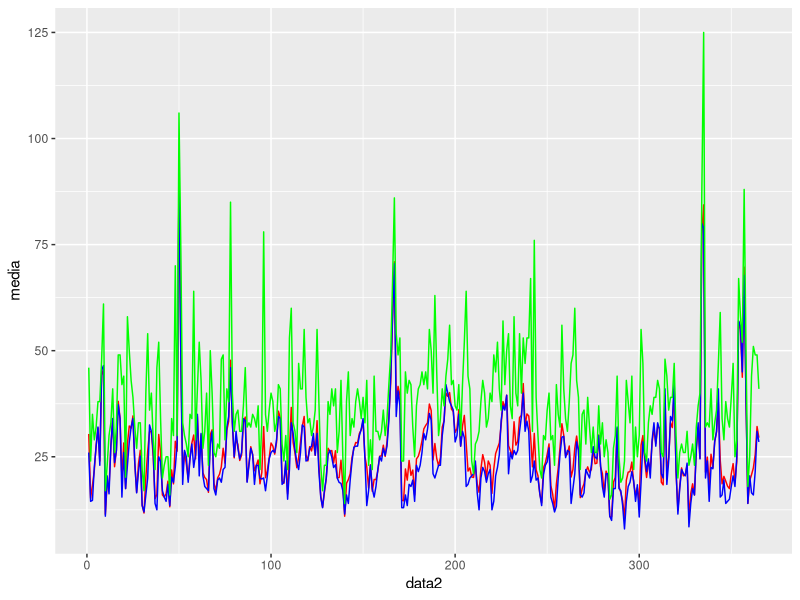
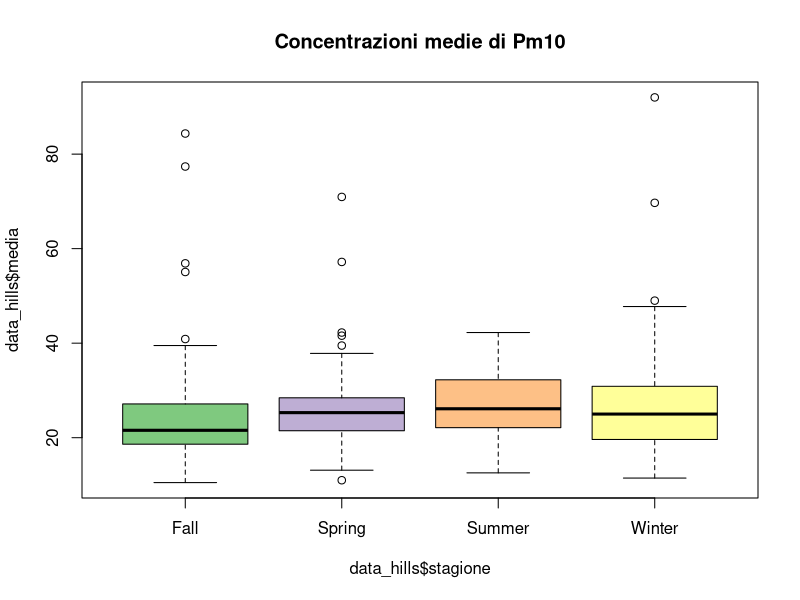
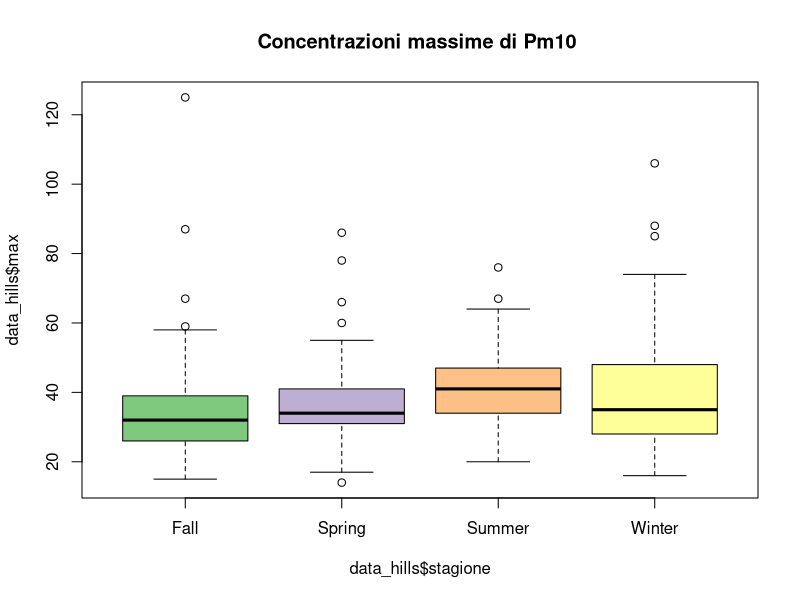

These figures' R source, in order: (Note: this script raises an error after producing the figures.)
## ---- chunk 1
#setto la WD ----
pm10 <- read.csv2("data/pm2010.csv", dec = ".")

#questo è un pacchetto di pacchetti. Contiene molti pacchetti utili :-)

library(tidyr)
#creO variabile per anno, giorno, mese
pm10_a <- separate(pm10, col = "data", into = c("anno","mese","giorno"), sep = "-")

pm10_a$mese2 <- as.numeric(pm10_a$mese)

str(pm10_a)        

pm10_a$mese2


pm10_a$giorno2 <- as.numeric(pm10_a$giorno)
str(pm10_a)
# stagioni: primavera (21-03 / 20-06), estate (21-06/22-09), autunno (23-09 /21-12)
# inverno(22-12/20-03)

#divido in stagioni ----
getSeason <- function(DATES) {
  WS <- as.Date("2010-12-22", format = "%Y-%m-%d") # Winter Solstice
  SE <- as.Date("2010-3-21",  format = "%Y-%m-%d") # Spring Equinox
  SS <- as.Date("2010-6-21",  format = "%Y-%m-%d") # Summer Solstice
  FE <- as.Date("2010-9-23",  format = "%Y-%m-%d") # Fall Equinox
  d <- as.Date(strftime(DATES, format="2010-%m-%d"))
  
  ifelse (d >= WS | d < SE, "Winter",
          ifelse (d >= SE & d < SS, "Spring",
                  ifelse (d >= SS & d < FE, "Summer", "Fall")))
}


k <- getSeason(pm10$data)



pm10_a$Stagione<- k

table(pm10_a$Stagione)


summary(pm10_a)
## ---- chunk 2

data_hills<-(pm10_a[1:10])
data_hills$stagione<-pm10_a$Stagione


## ---- chunk 3
#un modo carino per selezionare i colori
color = grDevices::colors()[grep('gr(a|e)y', grDevices::colors(), invert = T)]

# questo comando crea un oggetto che si chiama color che contiene tutti e 433 i colori base di R escluse le scale di grigio
# poi basta fare col = sample(color, n) all'intero di una funzione che usa come argument col
# dove n è il numero di colori che devi utilizzare

#alternativa se 433 colori sono troppi
library(RColorBrewer)
qual_col_pals = brewer.pal.info[brewer.pal.info$category == 'qual',]
col_vector = unlist(mapply(brewer.pal, qual_col_pals$maxcolors, rownames(qual_col_pals)))
# questa funzione produce un vettore di 74 colori
## ---- chunk 4
library(ggplot2)
pm10$data2 <- seq(1,365,1)


ggplot(pm10, aes(x = data2)) +
  geom_path(aes(y = media), color = "red") +
  geom_path(aes(y = mediana), color = "blue") +
  geom_path(aes(y = max), color = "green")
  

## ---- chunk 5

boxplot(data_hills$media~data_hills$stagione,col=col_vector,main="Concentrazioni medie di Pm10")

boxplot(data_hills$max~data_hills$stagione,col=col_vector, main="Concentrazioni massime di Pm10 ")

plot(data_hills$dv,data_hills$media, main=" Boxplot concentazione Pm10 e direzione del vento",ylab="Concentrazione media di Pm10", col=col_vector)

boxplot(pm10_a$media~pm10_a$mese2,col=col_vector,main="Concentrazioni medie di Pm10 per mese")

## ---- chunk 6
panel.hist <- function(x, ...)
{
  usr <- par("usr"); on.exit(par(usr))
  par(usr = c(usr[1:2], 0, 1.5) )
  h <- hist(x, plot = FALSE)
  breaks <- h$breaks; nB <- length(breaks)
  y <- h$counts; y <- y/max(y)
  rect(breaks[-nB], 0, breaks[-1], y, col = "cyan", ...)
}



panel.cor <- function(x, y, digits = 2, prefix = "", cex.cor, ...)
{
  usr <- par("usr"); on.exit(par(usr))
  par(usr = c(0, 1, 0, 1))
  r <- abs(cor(x, y))
  txt <- format(c(r, 0.123456789), digits = digits)[1]
  txt <- paste0(prefix, txt)
  if(missing(cex.cor)) cex.cor <- 0.8/strwidth(txt)
  text(0.5, 0.5, txt, cex = cex.cor * r)
}
## ---- chunk 7
data_pca <- pm10_a[,c(1:9)]
pairs(data_pca,upper.panel =panel.smooth,lower.panel=panel.cor,diag.panel = panel.hist)
## ---- chunk 8
### PCA ANALYSIS ----
require(ade4)

names(pm10_a)

#estraggo da pm10 solo le variabili numeriche da inserire nella PCA escludendo giorno mese e anno che sono da considerarsi factors
data_pca <- pm10_a[,c(1:9)]

# con nf = 3 gli stò dicendo di tenere tre assi
pcapm <- dudi.pca(data_pca, scannf = FALSE, nf = 3)

#faccio il biplot, cos'è clab.row?
# clab.row serve a gestire la grandezza dei quadratini delle osservazioni
# clab.col invece controlla le variabili
scatter(pcapm, clab.row = 0.5)

#valori dei punteggi per le variabili
pcapm$c1
## ---- chunk 9
#cerchio di correlazione, i punteggi delle varibili sono plottati su una circonferenza di raggio unitario
par(mfrow = c(2,2))
s.corcircle(pcapm$c1, xax = 1, yax = 2) #plotto prima e seconda
s.corcircle(pcapm$c1, xax = 1, yax = 3) #plotto prima e terza
s.corcircle(pcapm$c1, xax = 2, yax = 3) #plotto seconda e terza
## ---- chunk 10
#calcolo gli autovalori
pcapm$eig / sum(pcapm$eig) 

#calcolo la somma cumilata degli autovalori
cumsum(pcapm$eig / sum(pcapm$eig)) # con i primi tre assi spiego circa il 70% che non è male
## ---- chunk 11

par(mfrow= c(1,1))
s.class(pcapm$li, factor(pm10_a$Stagione), xax = 1, yax = 2, col = c(1,2,3,4)) 
s.class(pcapm$li, factor(pm10_a$Stagione), xax = 1, yax = 3, col = c(1,2,3,4))
s.class(pcapm$li, factor(pm10_a$Stagione), xax = 2, yax = 3, col = c(1,2,3,4))



s.class(pcapm$li, factor(pm10_a$Stagione), xax = 2, yax = 3, col = rainbow(4)) #se volessi usare la funzione rainbow


## ---- chunk 12
#DIREZIONE DEL VENTO ----
s.class(pcapm$li, factor(pm10_a$dv), xax = 1, yax = 2, col = sample(col_vector, nlevels(pm10$dv)))
s.class(pcapm$li, factor(pm10_a$dv), xax = 1, yax = 3, col = sample(col_vector, nlevels(pm10$dv)))
s.class(pcapm$li, factor(pm10_a$dv), xax = 2, yax = 3, col = sample(col_vector, nlevels(pm10$dv)))

s.class(pcapm$li, factor(pm10_a$dv), xax = 1, yax = 2, col = rainbow(nlevels(pm10$dv)),clabel = .8)

s.class(pcapm$li, factor(pm10_a$dv), xax = 1, yax = 3, col = rainbow(nlevels(pm10$dv)))
s.class(pcapm$li, factor(pm10_a$dv), xax = 2, yax = 3, col = rainbow(nlevels(pm10$dv)))

## ---- chunk 13
mod2<-lm(media~tmp+max+vv+dv+rdz+pgg+umr+prs+stagione,data=data_hills)
summary(mod2)

## ---- chunk 14
mod2<-lm(media~tmp+max+vv+dv+rdz+pgg+umr+prs+stagione,data=data_hills)
summary(mod2)
plot(mod2$residuals)

mod2s=step(mod2,direction="both")
summary(mod2s)
plot(mod2s$residuals)


qqnorm(mod2s$residuals)




plot(mod2s$residuals~data_hills$dv)
data_hills$stagione <- factor(data_hills$stagione)
plot(mod2s$residuals~data_hills$stagione)
acf(mod2s$residuals)
cor(data_hills[,c(1:9)])


## ---- chunk 15


# medie e norma di legge ----

data_hills$normaL<-ifelse(data_hills$media<50.000,"low","high")

data_hills$normaL<-as.factor(data_hills$normaL)

plot(data_hills$media~data_hills$normaL)


# vorrei fare la stessa cosa che hai fatto qui con la norma di 
# legge.... però non ci riesco 

pm10$data2 <- seq(1,365,1)


ggplot(pm10, aes(x = data2)) +
  geom_path(aes(y = media), color = "red") +
  geom_path(aes(y = mediana), color = "blue") +
  geom_path(aes(y = max), color = "green")





## ---- chunk 16
library(mgcv)

require(mgcv)
data_hills<-(pm10_a[1:10])
data_hills$stagione<-pm10_a$Stagione
names(data_hills)
summary(data_hills)

hist(log(data_hills$pgg+1))
data_hills$l.pgg <- log(data_hills$pgg + 1)

data_hills$day <- seq(1,365,1)

g<-gam(media ~ max + s(day) + s(umr) + s(tmp) + s(pgg) + s(rdz) + s(vv) + s(prs) + dv, data=data_hills) # meglio questo
g1<-gam(media ~ max + umr + s(tmp) + s(l.pgg) + s(rdz) + vv + s(prs) + stagione + dv, data=data_hills)
summary(g); summary(g1)
plot(g)
acf(g$residuals)

gam.check(g)
g2<-predict(g,se=TRUE, type = "response")

plotdata <- plot(g, pages = 1)
str(plotdata)

# Convert it in a dataframe
dati_plot <- data.frame(day = plotdata[[1]]$x, fit = plotdata[[1]]$fit,
                        se= plotdata[[1]]$se)

plot(dati_plot$day, dati_plot$fit)

dati_plot$day <- as.integer(dati_plot$day)

# Calculate the CI
dati_plot$upr <- dati_plot$fit + (1.96 * dati_plot$se)
dati_plot$lwr <- dati_plot$fit - (1.96 * dati_plot$se)

data_hills2 <- merge(dati_plot, data_hills, by = "day", all.y = TRUE)

ggplot(data_hills2, aes(x = day, y = fit)) +
  geom_hline(aes(yintercept = 0), linetype = 6, color = "red") +
  geom_smooth(aes(ymin = lwr, ymax = upr), fill = "gray80", color = "black", size = 1, stat = "identity")

data_hills2$fit2 <- g2$fit
data_hills2$se2 <- g2$se.fit

data_hills2$upr2 <- data_hills2$fit2 + (1.96 * data_hills2$se2)
data_hills2$lwr2 <- data_hills2$fit2 - (1.96 * data_hills2$se2)


ggplot(data_hills2, aes(x = day)) +
  geom_point(aes(y = fit2), color = "black") + 
  geom_line(aes(y = fit2), color = "black", linetype = "twodash") + 
  geom_point(aes(y = media), color = "red") +
  geom_line(aes(y = media), color = "red", linetype = "solid") +
  geom_errorbar(aes(ymin = lwr2, ymax = upr2), width = .2, color = "grey40")





# QUESTO SOPRA è QUELLO VERO GLI ALTRI SOTTO PER CAZZARARE
data_media<-data_pca[,-2]
data_scaled<-scale(data_media)

data_scaled<-as.data.frame(data_scaled)
modscale<-lm(media~tmp+max+vv+rdz+pgg+umr+prs,data=data_scaled)
plot(modscale)
summary(modscale)
AIC(modscale)

a<-gam(max~s(pgg,by=vv),data=data_media)
plot(a,pages=1)
summary(a)


b<-gam(max ~ s(tmp,by=vv),data=data_media)
plot(b,pages=1)
summary(b)


c<-gam(media~ s(tmp,by=rdz),data=data_media)
plot(c,page=1)
summary(c)


d<-gam(media~s(tmp,by=vv),data=data_scaled)
plot(d,page=1)
summary(d)


e<-gam(media~s(umr,by=pgg),data=data_scaled)
plot(e,page=1)
summary(e)


data_hills$stagione <- factor(data_hills$stagione)
f<-gam(media~s(umr, by = stagione),data=data_hills)
summary(f)
plot(f)



## ---- chunk 17
boxplot(data_pca$pgg)
plot(data_pca$pgg,type="l")
pgg_l<-data_hills$pgg_l<-log(data_pca$pgg-1)


str(pgg_l)


plot(data_hills$max,data_hills$pgg,type="l")
plot(data_hills$max,data_hills$pgg_l,type="l")
